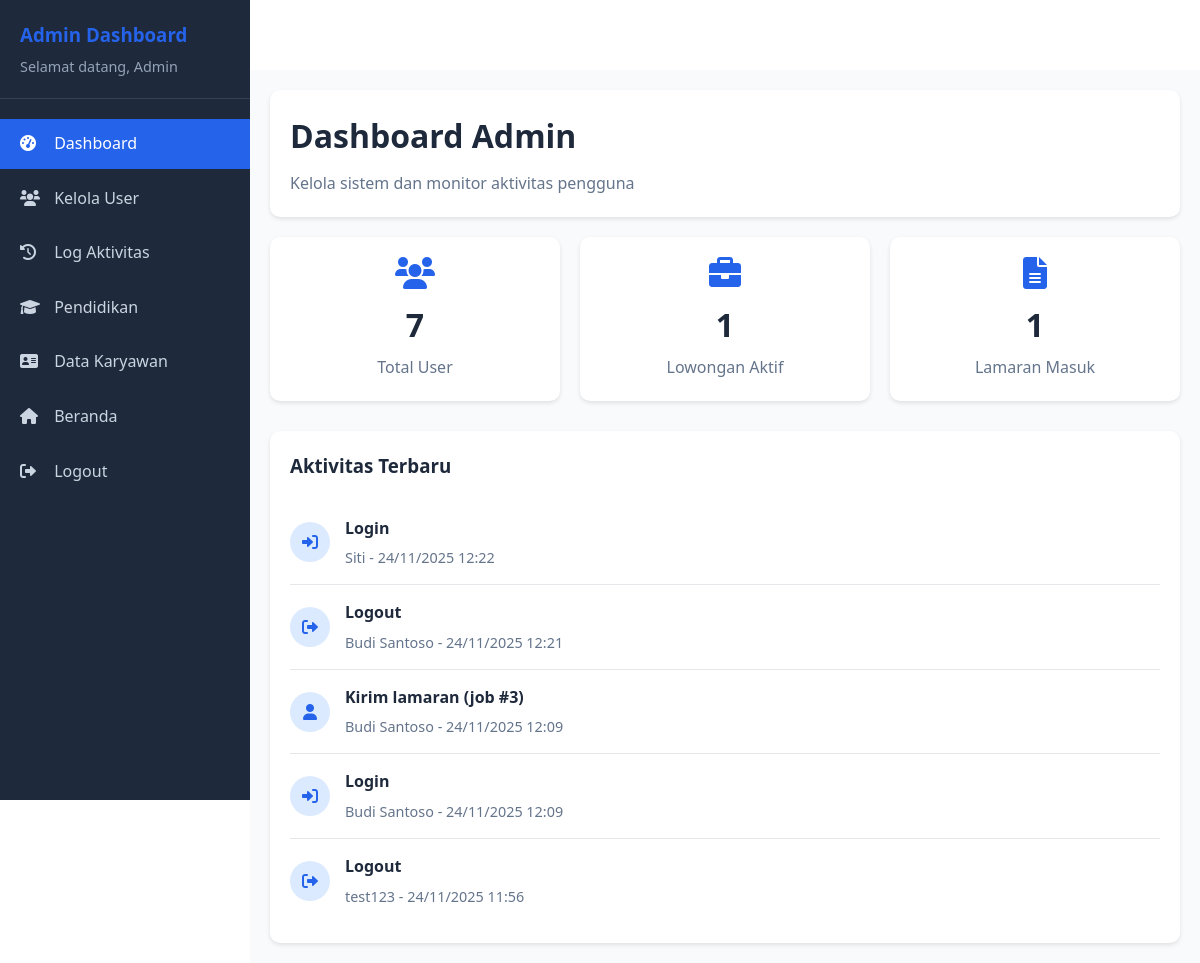
/admin/dashboard.php (signed in), run on an earlier commit of the app's database.
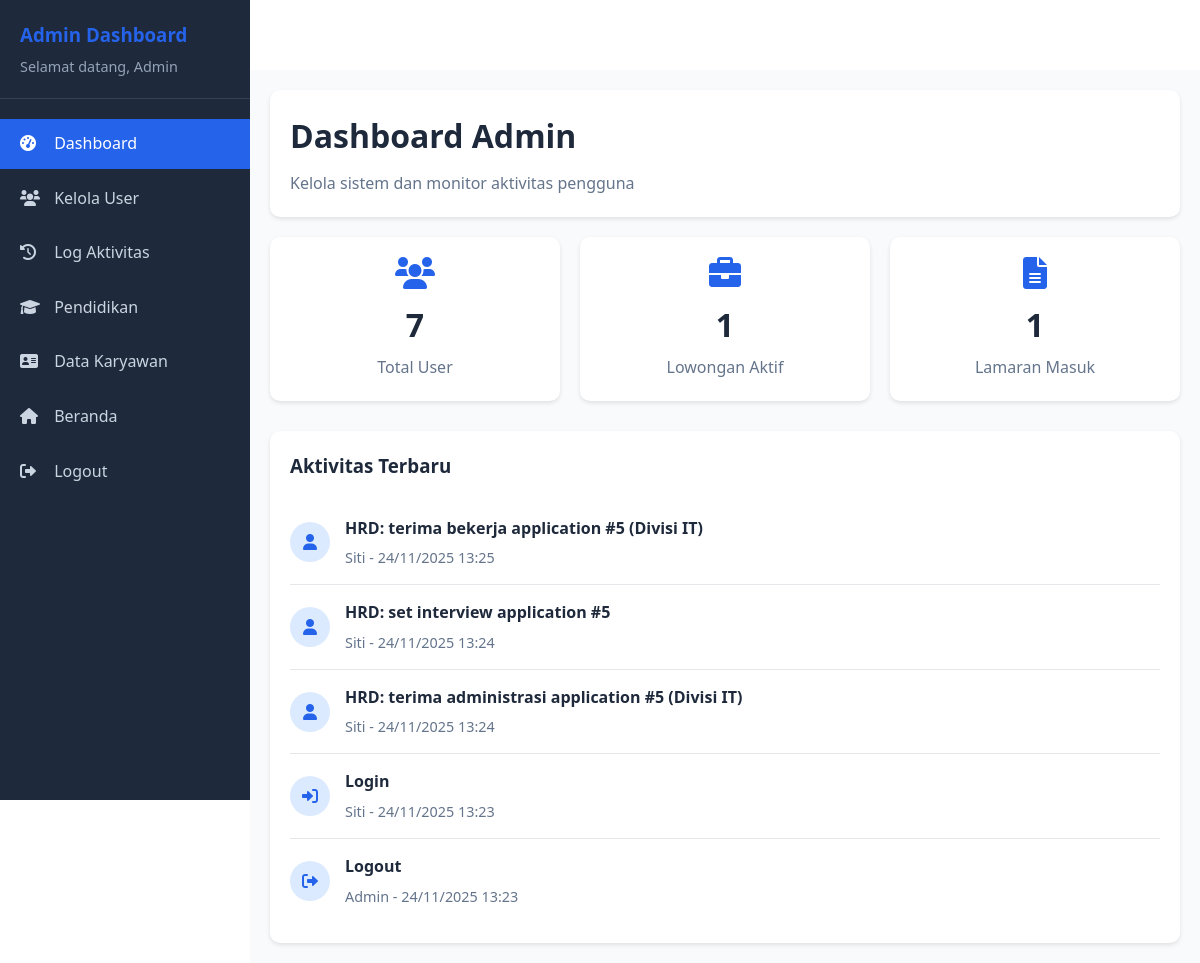
And on a later commit of the database.
### tables this page shows
CREATE TABLE `log_aktivitas` (
  `log_id` int NOT NULL,
  `user_id` int DEFAULT NULL,
  `action` varchar(255) NOT NULL,
  `log_time` timestamp NULL DEFAULT CURRENT_TIMESTAMP
);

CREATE TABLE `users` (
  `user_id` int NOT NULL,
  `username` varchar(50) NOT NULL,
  `password` varchar(255) NOT NULL,
  `email` varchar(100) NOT NULL,
  `full_name` varchar(100) DEFAULT NULL,
  `no_telepon` varchar(20) DEFAULT NULL,
  `id_jenjang_pendidikan` int DEFAULT NULL,
  `id_jurusan_pendidikan` int DEFAULT NULL,
  `cv_filename` varchar(255) DEFAULT NULL,
  `role` enum('admin','pelamar','hrd','konten') DEFAULT 'pelamar',
  `status` enum('active','inactive') DEFAULT 'active',
  `created_at` timestamp NULL DEFAULT CURRENT_TIMESTAMP,
  `hapus` int NOT NULL DEFAULT '0'
);

### admin/dashboard.php (the view, shortened to what this page needs)
<?php
require_once '../connect/koneksi.php';
$full_name = $_SESSION['full_name'];
$total_users_query = "SELECT COUNT(*) as total FROM users WHERE hapus = 0";
$total_users_result = mysqli_query($conn, $total_users_query);
$total_users = mysqli_fetch_assoc($total_users_result)['total'];
$active_jobs_query = "SELECT COUNT(*) as total FROM lowongan WHERE status = 'open' AND hapus = 0";
$active_jobs_result = mysqli_query($conn, $active_jobs_query);
$active_jobs = mysqli_fetch_assoc($active_jobs_result)['total'];
$total_applications_query = "SELECT COUNT(*) as total FROM applications";
$total_applications_result = mysqli_query($conn, $total_applications_query);
$total_applications = mysqli_fetch_assoc($total_applications_result)['total'];
$recent_activity_query = "SELECT l.*, u.username, u.full_name
                         FROM log_aktivitas l
                         LEFT JOIN users u ON l.user_id = u.user_id
                         ORDER BY l.log_time DESC
                         LIMIT 5";
$recent_activity_result = mysqli_query($conn, $recent_activity_query);
?>
<!DOCTYPE html>
<html lang="id">
<head>
    <link rel="stylesheet" href="../assets/css/common.css">
    <link rel="stylesheet" href="https://cdnjs.cloudflare.com/ajax/libs/font-awesome/6.0.0/css/all.min.css">
    <link rel="stylesheet" href="css/dashboard.css">
</head>
<body>
    <div class="dashboard-container">
        <div class="sidebar" id="sidebar">
            <div class="sidebar-header">
                <h3>Admin Dashboard</h3>
                <p>Selamat datang, <?php echo htmlspecialchars($full_name); ?></p>
            </div>
            <ul class="sidebar-menu">
                <li><a href="dashboard.php" class="active"><i class="fas fa-tachometer-alt"></i> Dashboard</a></li>
                <li><a href="users.php"><i class="fas fa-users"></i> Kelola User</a></li>
                <li><a href="logs.php"><i class="fas fa-history"></i> Log Aktivitas</a></li>
                <li><a href="pendidikan.php"><i class="fas fa-graduation-cap"></i> Pendidikan</a></li>
                <li><a href="data-karyawan.php"><i class="fas fa-address-card"></i> Data Karyawan</a></li>
                <li><a href="../index.php"><i class="fas fa-home"></i> Beranda</a></li>
                <li><a href="../logout.php"><i class="fas fa-sign-out-alt"></i> Logout</a></li>
            </ul>
        </div>
        <div class="main-content">
            <div class="dashboard-header">
                <h1>Dashboard Admin</h1>
                <p>Kelola sistem dan monitor aktivitas pengguna</p>
            </div>
            <div class="stats-grid">
                <div class="stat-card">
                    <i class="fas fa-users"></i>
                    <h3><?php echo $total_users; ?></h3>
                    <p>Total User</p>
                </div>
                <div class="stat-card">
                    <i class="fas fa-briefcase"></i>
                    <h3><?php echo $active_jobs; ?></h3>
                    <p>Lowongan Aktif</p>
                </div>
                <div class="stat-card">
                    <i class="fas fa-file-alt"></i>
                    <h3><?php echo $total_applications; ?></h3>
                    <p>Lamaran Masuk</p>
                </div>
            </div>
            <div class="recent-activity">
                <h3>Aktivitas Terbaru</h3>
                <?php if (mysqli_num_rows($recent_activity_result) > 0): ?>
                    <?php while ($activity = mysqli_fetch_assoc($recent_activity_result)): ?>
                        <div class="activity-item">
                            <div class="activity-icon">
                                <i class="fas fa-<?php echo ($activity['action'] == 'Login') ? 'sign-in-alt' : (($activity['action'] == 'Logout') ? 'sign-out-alt' : 'user'); ?>"></i>
                            </div>
                            <div class="activity-content">
                                <h4><?php echo htmlspecialchars($activity['action']); ?></h4>
                                <p><?php echo htmlspecialchars($activity['full_name'] ?: $activity['username']); ?> - <?php echo date('d/m/Y H:i', strtotime($activity['log_time'])); ?></p>
                            </div>
                        </div>
                    <?php endwhile; ?>
                <?php endif; ?>
            </div>
        </div>
    </div>
</body>
</html>

What changed in the data, as far as the page shows it:
no longer on this page (row unchanged): log_aktivitas: action "Login", user.full_name "Siti", log_time "24/11/2025 12:22"
no longer on this page (row unchanged): log_aktivitas: action "Logout", user.full_name "Budi Santoso", log_time "24/11/2025 12:21"
no longer on this page (row unchanged): log_aktivitas: action "Kirim lamaran (job #3)", user.full_name "Budi Santoso", log_time "24/11/2025 12:09"
no longer on this page (row unchanged): log_aktivitas: action "Login", user.full_name "Budi Santoso", log_time "24/11/2025 12:09"
no longer on this page (row unchanged): log_aktivitas: action "Logout", user.full_name "test123", log_time "24/11/2025 11:56"
added log_aktivitas: action "HRD: terima bekerja application #5 (Divisi IT)", user.full_name "Siti", log_time "24/11/2025 13:25"
added log_aktivitas: action "HRD: set interview application #5", user.full_name "Siti", log_time "24/11/2025 13:24"
added log_aktivitas: action "HRD: terima administrasi application #5 (Divisi IT)", user.full_name "Siti", log_time "24/11/2025 13:24"
added log_aktivitas: action "Login", user.full_name "Siti", log_time "24/11/2025 13:23"
added log_aktivitas: action "Logout", user.full_name "Admin", log_time "24/11/2025 13:23"
